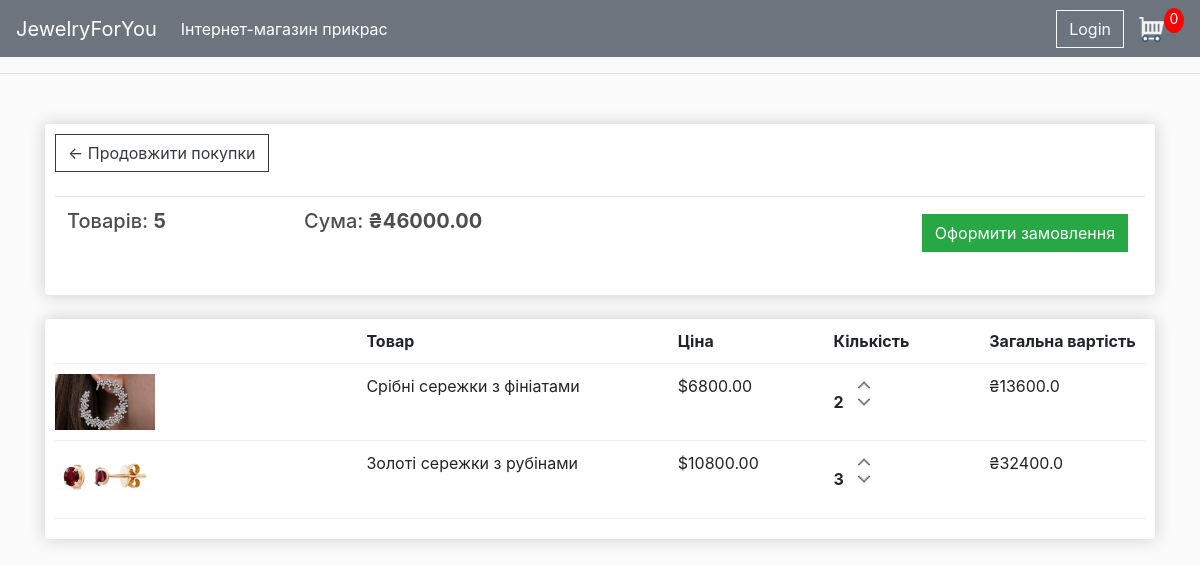
The app's page /cart/ (signed in) with its own data.
### store/models.py (models this page shows, shortened)
class Order(models.Model):
    customer = models.ForeignKey(Customer, on_delete=models.SET_NULL, null=True, blank=True)
    date_ordered = models.DateTimeField(auto_now_add=True)
    complete = models.BooleanField(default=False)
    transaction_id = models.CharField(max_length=100, null=True)
    @property
    def get_cart_total(self):
        orderitems = self.orderitem_set.all()
        total = sum([item.get_total for item in orderitems])
        return total
    @property
    def get_cart_items(self):
        orderitems = self.orderitem_set.all()
        total = sum([item.quantity for item in orderitems])
        return total

class OrderItem(models.Model):
    product = models.ForeignKey(Product, on_delete=models.SET_NULL, null=True)
    order = models.ForeignKey(Order, on_delete=models.SET_NULL, null=True)
    quantity = models.IntegerField(default=0, null=True, blank=True)
    date_added = models.DateTimeField(auto_now_add=True)
    @property
    def get_total(self):
        total = self.product.price * self.quantity
        return total

class Product(models.Model):
    name = models.CharField(max_length=200)
    price = models.FloatField()
    description = models.CharField(max_length = 2000)
    category = models.CharField(max_length=200)
    image = models.ImageField(null=True, blank=True)
    @property
    def imageURL(self):
        try:
            url = self.image.url
        except:
            url = ''
        return url

### store/views.py (the view)
# urls.py: path('cart/', views.cart, name="cart"),
def cart(request):
    if request.user.is_authenticated:
        customer = request.user.customer
        order, created = Order.objects.get_or_create(customer=customer, complete=False)
        items = order.orderitem_set.all()
    else:
        items = []
        order = {'get_cart_total': 0, 'get_cart_items': 0}
    context = {'items':items, 'order':order}
    return render(request, 'store/cart.html', context)

### store/templates/store/cart.html
{% extends 'store/main.html' %}
{% load static %}
{% block content %}
	<div class="row">
		<div class="col-lg-12">
			<div class="box-element">
				<a  class="btn btn-outline-dark" href="{% url 'catalog' %}">&#x2190; Продовжити покупки</a>
				<br>
				<br>
				<table class="table">
					<tr>
						<th><h5>Товарів: <strong>{{order.get_cart_items}}</strong></h5></th>
						<th><h5>Сума:<strong> ₴{{order.get_cart_total|floatformat:2}}</strong></h5></th>
						<th>
							<a  style="float:right; margin:5px;" class="btn btn-success" href="{% url 'checkout' %}">Оформити замовлення</a>
						</th>
					</tr>
				</table>
			</div>
			<br>
			<div class="box-element">
				<div class="cart-row">
					<div style="flex:2"></div>
					<div style="flex:2"><strong>Товар</strong></div>
					<div style="flex:1"><strong>Ціна</strong></div>
					<div style="flex:1"><strong>Кількість</strong></div>
					<div style="flex:1"><strong>Загальна вартість</strong></div>
				</div>
				{% for item in items %}
				<div class="cart-row">
					<div style="flex:2"><img class="row-image" src="{{item.product.imageURL}}"></div>
					<div style="flex:2"><p>{{item.product.name}}</p></div>
					<div style="flex:1"><p>${{item.product.price|floatformat:2}}</p></div>
					<div style="flex:1">
						<p class="quantity">{{item.quantity}}</p>
						<div class="quantity">
							<img class="chg-quantity" src="{% static  'icons/arrow-down.png' %}">
							<img class="chg-quantity" src="{% static  'icons/arrow-up.png' %}">
						</div>
					</div>
					<div style="flex:1"><p>₴{{ item.get_total }}</p></div>
				</div>
				{% endfor %}
			</div>
		</div>
	</div>
{% endblock content %}

### static/css/main.css (style rules this page uses)
body { background-color: hsl(0, 0%, 98%); }
h1,h2,h3,h4,h5,h6 { color:hsl(0, 0%, 30%); }
.box-element { box-shadow:hsl(0, 0%, 80%) 0 0 16px; background-color: #fff; border-radius: 4px; padding: 10px; }
.col-lg-4, .col-lg-6, .col-lg-8, .col-lg-12 { margin-top: 10px; }
.btn { border-radius: 0; }
.row-image { width: 100px; }
.cart-row { display: flex; align-items: flex-stretch; padding-bottom: 10px; margin-bottom: 10px; border-bottom: 1px solid #ececec; }
.quantity { display: inline-block; font-weight: 700; padding-right:10px; }
.chg-quantity { width: 12px; cursor: pointer; display: block; margin-top: 5px; transition:.1s; }

### records on screen
Order: get_cart_items "5", get_cart_total "46000.00"
OrderItem: product.imageURL (picture), product.name "Срібні сережки з фініатами", product.price "6800.00", quantity "2", get_total "13600.0"
OrderItem: product.imageURL (picture), product.name "Золоті сережки з рубінами", product.price "10800.00", quantity "3", get_total "32400.0"
